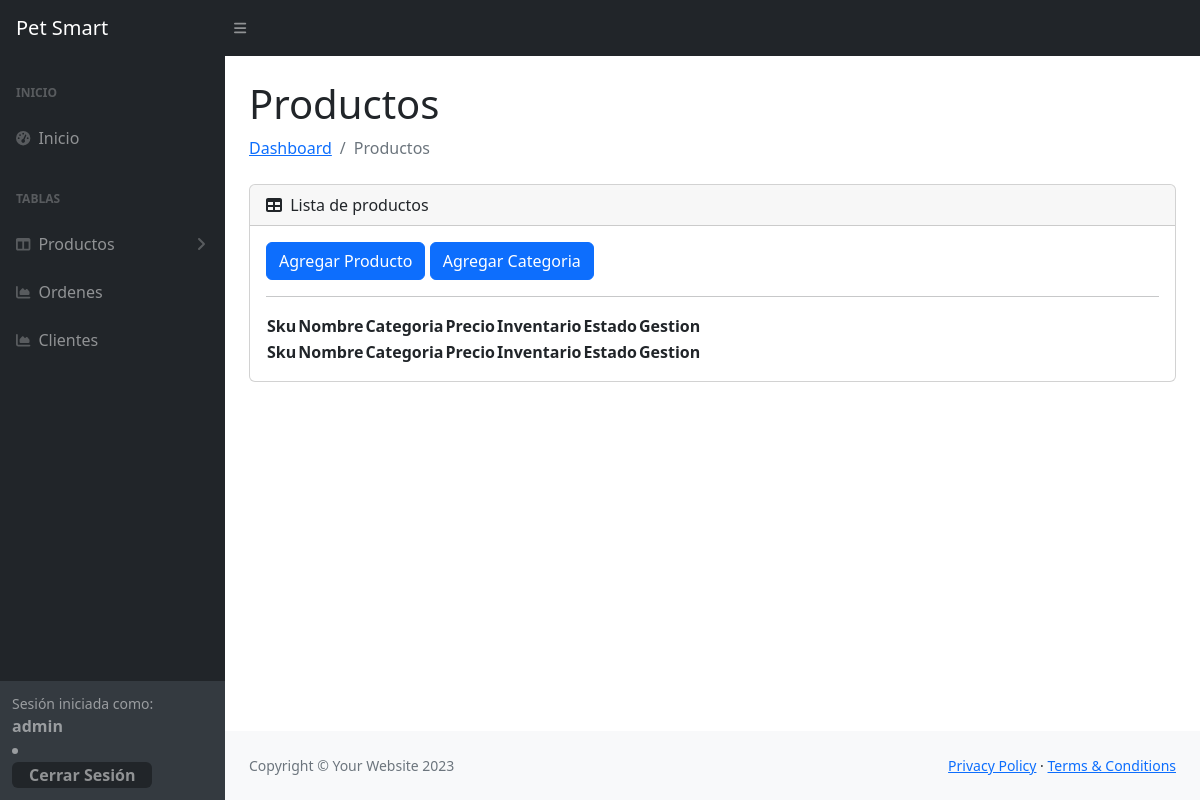
Before: /dash/tabla_producto/ (signed in) with the older database file.
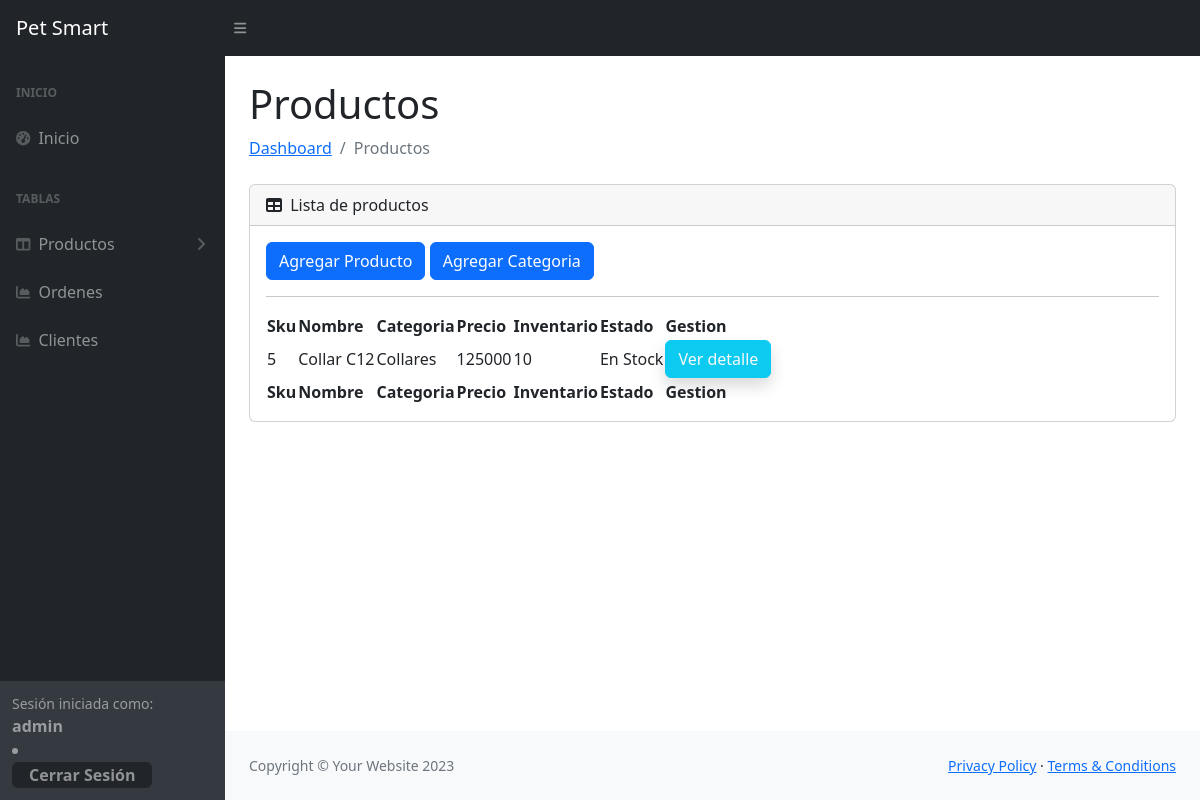
After: the same page with the newer database file.
### app/models.py (models this page shows, shortened)
class Producto(models.Model):
    nombre = models.CharField(max_length=255)
    descripcion = models.TextField()
    precio = models.IntegerField()
    stock = models.IntegerField()
    categoria = models.ForeignKey(Categoria, on_delete=models.CASCADE)
    imagen = models.ImageField(upload_to='productos/', blank=True, null=True)

class Categoria(models.Model):
    nombre = models.CharField(max_length=255)
    descripcion = models.TextField(blank=True, null=True)
    def __str__(self):
        return self.nombre

### app/views.py (the view)
# urls.py: path('dash/tabla_producto/', tabla_producto, name='tabla_producto'),
def tabla_producto(request):
    productos=Producto.objects.all()
    datos={
        "productos":productos
    }
    return render(request, 'dash/tabla_producto.html', datos)

### app/templates/dash/tabla_producto.html
{% extends "dash/base.html" %} {% load static %} {% block contents %}
<main>
  <div class="container-fluid px-4">
    <h1 class="mt-4">Productos</h1>
    <ol class="breadcrumb mb-4">
      <li class="breadcrumb-item"><a href="index.html">Dashboard</a></li>
      <li class="breadcrumb-item active">Productos</li>
    </ol>
    <div class="card mb-4">
      <div class="card-header">
        <i class="fas fa-table me-1"></i>
        Lista de productos
      </div>
      <div class="card-body">
        <a href="{% url "agregar_producto" %}" class="btn btn-primary">
          Agregar Producto</a
        >
        <a href="{% url "agregar_categoria" %}" class="btn btn-primary">
          Agregar Categoria</a
        >
        <hr />
        <table id="datatablesSimple">
          <thead>
            <tr>
              <th>Sku</th>
              <th>Nombre</th>
              <th>Categoria</th>
              <th>Precio</th>
              <th>Inventario</th>
              <th>Estado</th>
              <th>Gestion</th>
            </tr>
          </thead>
          <tfoot>
            <tr>
              <th>Sku</th>
              <th>Nombre</th>
              <th>Categoria</th>
              <th>Precio</th>
              <th>Inventario</th>
              <th>Estado</th>
              <th>Gestion</th>
            </tr>
          </tfoot>
          <tbody>
            {% for p in productos %}
            <tr>
                <td>{{p.id}}</td>
                <td>{{p.nombre}}</td>
                <td>{{p.categoria}}</td>
                <td>{{p.precio}}</td>
                <td>{{p.stock}}</td>
                <td>En Stock</td>
                <td>
                    <a href="" role="button" class="btn btn-info text-light shadow rounded">Ver detalle</a>
                </td>
            </tr>
            {% endfor %}
          </tbody>
        </table>
      </div>
    </div>
  </div>
</main>
{% endblock contents %}

Changed rows visible on the page:
added Producto: id "5", nombre "Collar C12", categoria "Collares", precio "125000", stock "10"
